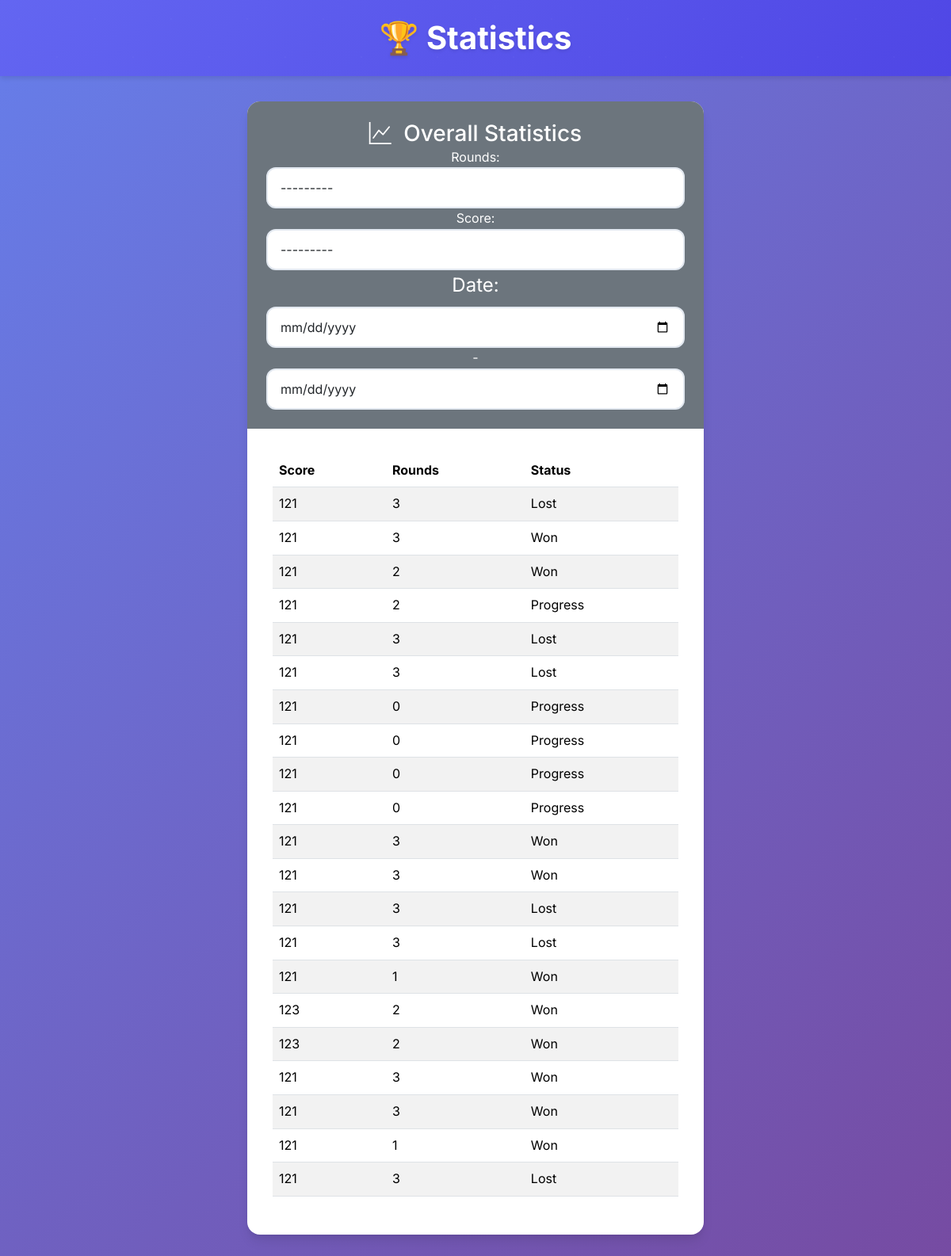
/singleplayer/statistics/ (signed in), run on an earlier commit of the app's database.
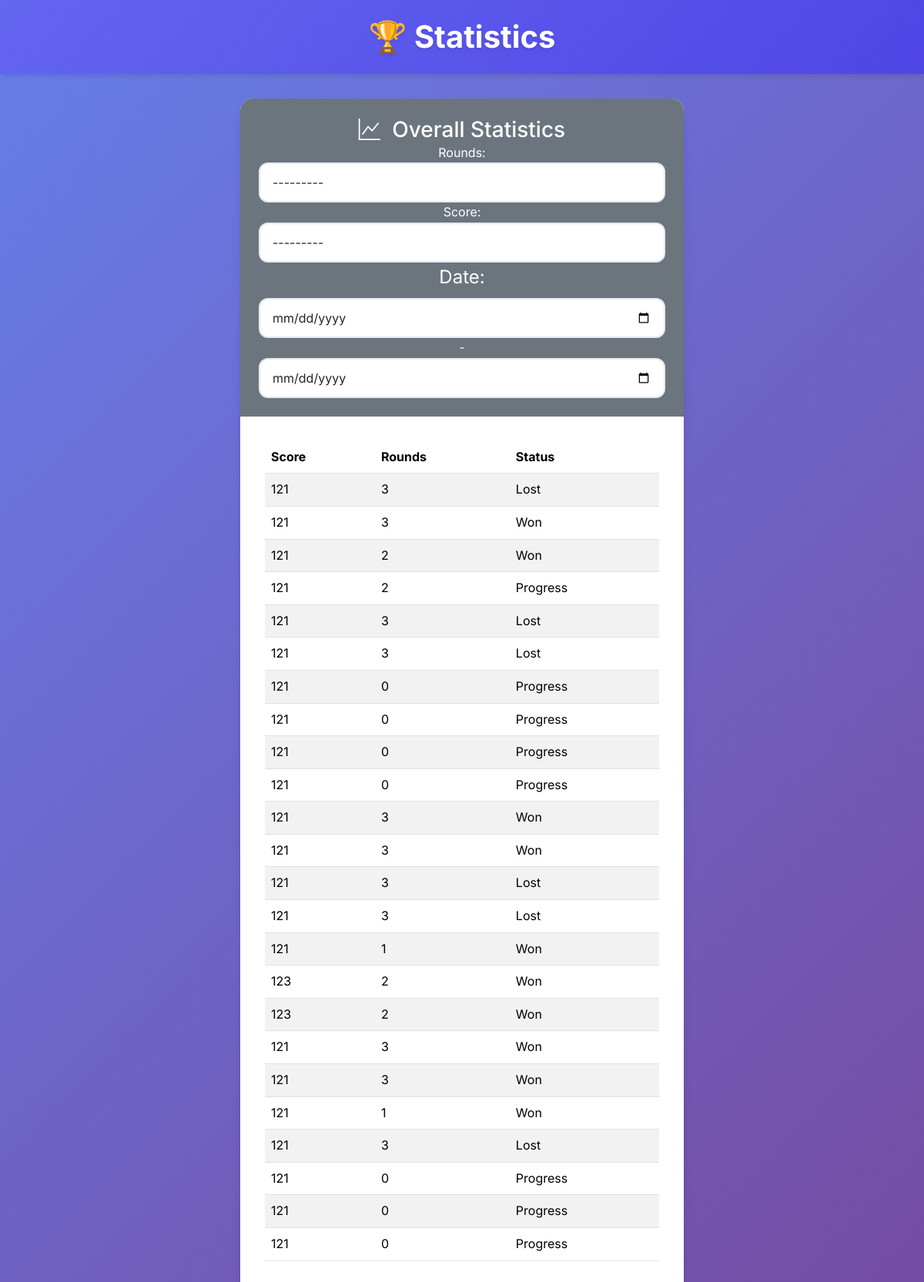
And on a later commit of the database.
### main/models.py (models this page shows)
class Game(models.Model):
    date = models.DateField(default=timezone.now())
    rounds = models.IntegerField(validators=[MinValueValidator(0)])
    score = models.IntegerField(validators=[MinValueValidator(0)])
    status = models.IntegerField(
        choices=GAME_STATUS_CHOICES,
        default=0
    )

### main/views/statistics.py (the view)
# urls.py: path('singleplayer/statistics/', login_required(StatisticsView.as_view()), name='statistics'),
class StatisticsView(views.View):
    def get(self, request):
        scores = Game.objects.values_list('score', flat=True).distinct()
        rounds = Game.objects.values_list('rounds', flat=True).distinct()
        games = Game.objects.all()
        filter = GameFilter(request.GET, queryset=games)
        games = filter.qs
        if request.META.get('HTTP_HX_REQUEST'):
            return render(request, 'statistics.detail.html', context={"games": games, 'filter': filter, 'scores': scores, 'rounds': rounds})
        return render(request, 'statistics.html', context={"games": games, 'filter': filter, 'scores': scores, 'rounds': rounds})

### main/templates/statistics.html
{% extends "base.html" %}
{% block header %}
🏆 Statistics
{% endblock %}
{% block content %}
<div class="row justify-content-center g-4">
    <div class="col-12 col-md-8 col-lg-6">
        <div class="card fade-in">
            <div class="card-header bg-secondary text-white text-center">
                <h3 class="mb-0">
                    <i class="bi bi-graph-up me-2"></i>
                    Overall Statistics
                </h3>
                <form method="get" hx-get="{% url 'statistics' %}" hx-target="#statistics-table" hx-trigger="change">
                    {{ filter.form }}
                </form>
            </div>
            <div class="card-body">
               {% include 'statistics.detail.html' %}
            </div>
        </div>
    </div>
</div>
{% endblock %}

### main/templates/statistics.detail.html
                <table id="statistics-table" class="table table-striped">
                    <thead>
                        <tr>
                            <th>Score</th>
                            <th>Rounds</th>
                            <th>Status</th>
                        </tr>
                    </thead>
                    <tbody>
                        {% for game in games %}
                            <tr>
                                <td>{{ game.score }}</td>
                                <td>{{ game.game_rounds.count }}</td>
                                <td>{{ game.get_status_display }}</td>
                            </tr>
                        {% endfor %}
                    </tbody>
                </table>
            </div>

What changed in the data, as far as the page shows it:
added Game: score "121", game_rounds.count "0", status "Progress"
added Game: score "121", game_rounds.count "0", status "Progress"
added Game: score "121", game_rounds.count "0", status "Progress"
